Frame 1 (no input): blank canvas, image omitted
Frame 60 (the mouse pressed at the canvas centre just before this capture): blank canvas, image omitted
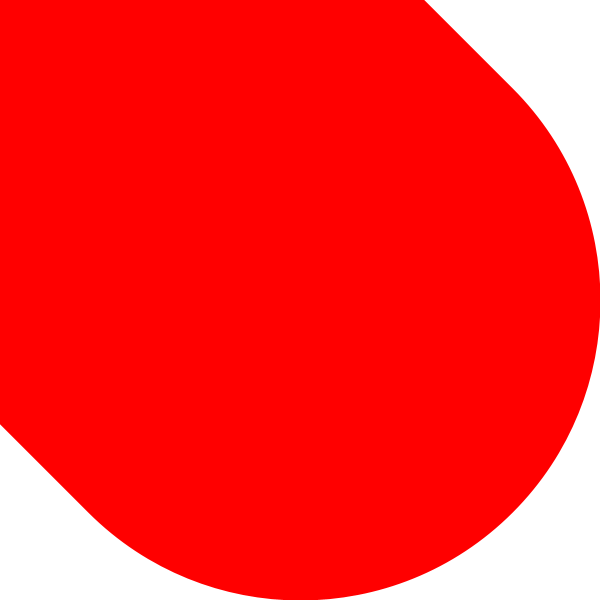
Frame 120 (the mouse held since frame 60 and released just before this capture)

The Processing sketch whose frames 1 and 60 were blank and that drew this single picture after the mouse press (run headless with seeded random() and noise(); from frame 60 on, the mouse is pressed at the canvas centre):

// Processing sketch: processing_5776
// ── processing_5776.pde



void setup ()
{
  size( 600, 600);
  frameRate(200);
  background (255);

}


void draw ()
{

  float c = (abs(mouseX-pmouseX)+
             abs(mouseY-pmouseY));
  
  float cm = map(c,0,170,50,255);

  if (keyPressed) {
    
    background( 255 );
  }
  
  strokeWeight(c);
  fill(cm,0,0);
  stroke(cm,0,0);

  line ( pmouseX, pmouseY,mouseX, mouseY );

}
